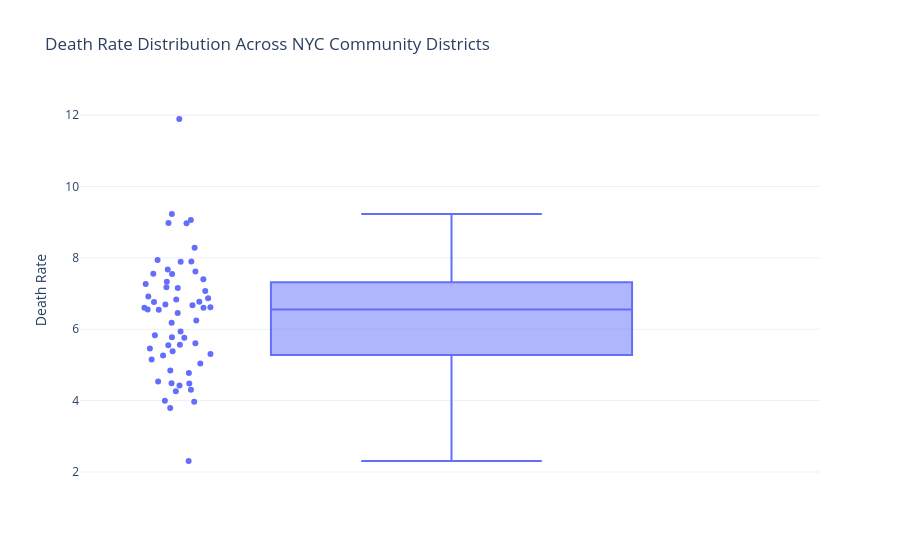

Notebook code for this chart:
### Code cell
fig = px.box(
    deathrate_df,
    y='Death_Rate',
    points='all',
    hover_data=deathrate_df.columns.tolist(),
    title='Death Rate Distribution Across NYC Community Districts'
)

fig.update_layout(
    template='plotly_white',
    yaxis_title='Death Rate'
)

### Figure 1 — Plotly figure (JSON) as saved in the notebook; plotly's stock layout.template omitted (floating-point values rounded to 4 significant figures; data arrays with more than 128 entries replaced by an {"elided": "..."} marker saying what was removed)
{"data": [{"alignmentgroup": "True", "boxpoints": "all", "customdata": {"elided": "59x3 int values"}, "hovertemplate": "Death_Rate=%{y}<br>Community_District=%{customdata[0]}<br>Total_population=%{customdata[1]}<br>Total_Deaths=%{customdata[2]}<extra></extra>", "legendgroup": "", "marker": {"color": "#636efa"}, "name": "", "notched": false, "offsetgroup": "", "orientation": "v", "showlegend": false, "type": "box", "x0": " ", "xaxis": "x", "y": [2.309, 4.305, 7.889, 5.154, 3.994, 4.775, 6.618, 6.246, 5.83, 7.268, 8.969, 6.676, 7.332, 7.401, 7.157, 6.554, 6.547, 7.555, 6.457, 9.063, 6.603, 7.9, 7.671, 6.771, 3.797, 5.038, 5.464, 4.265, 6.915, 4.485, 4.841, 5.607, 7.069, 6.835, 6.602, 4.48, 11.89, 6.186, 7.941, 8.284, 7.178, 6.869, 5.305, 3.972, 4.539, 4.425, 5.551, 6.763, 6.692, 5.564, 5.267, 5.935, 5.384, 5.775, 5.763, 9.229, 7.545, 8.978, 7.619], "y0": " ", "yaxis": "y"}], "layout": {"boxmode": "group", "legend": {"tracegroupgap": 0}, "title": {"text": "Death Rate Distribution Across NYC Community Districts"}, "xaxis": {"anchor": "y", "domain": [0, 1]}, "yaxis": {"anchor": "x", "domain": [0, 1], "title": {"text": "Death Rate"}}}}
